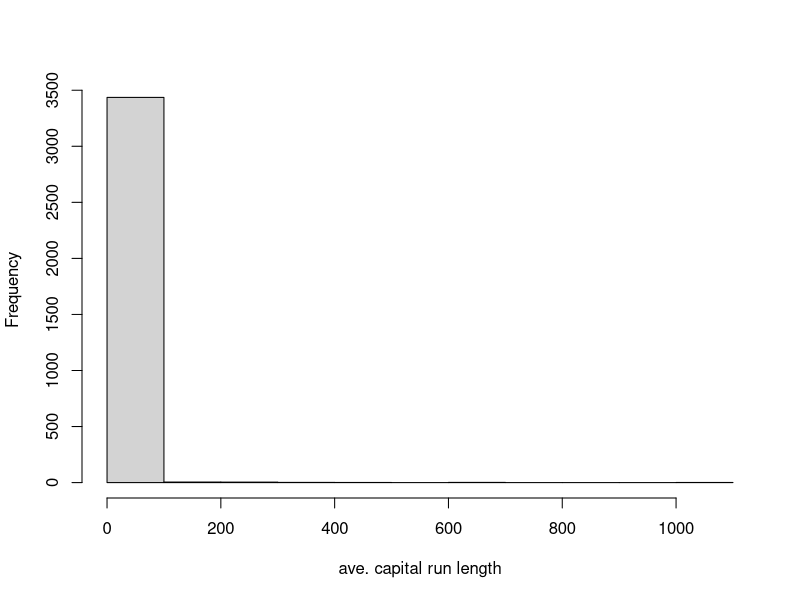
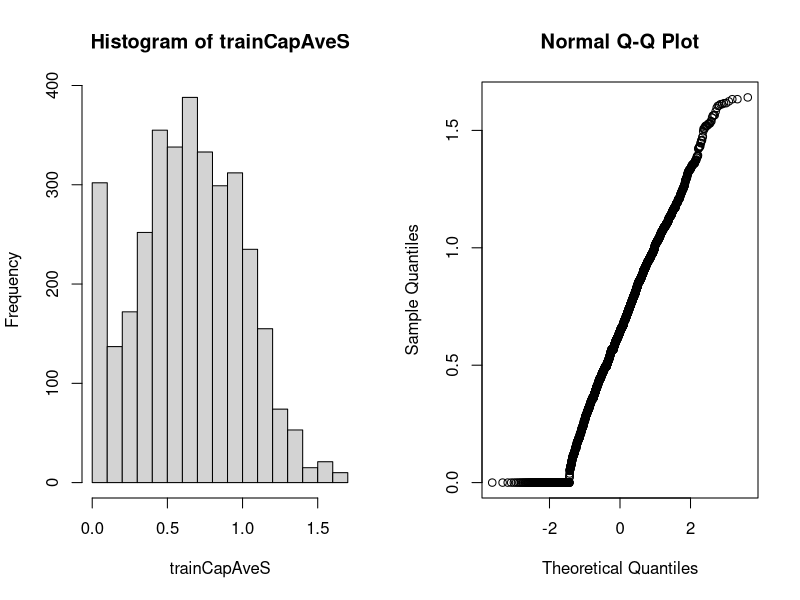

Source code (R) for these figures, in order:
# Coursera: Practical Machine learning
# Script from course commented by Alexander Buschle

rm(list = ls())

# Week 2 lecture 5 - Basic preprocessing  ####


# Why preprocess?


library(caret)
library(kernlab)
data(spam)

set.seed(1235)

inTrain <- createDataPartition(y = spam$type, p = 0.75, list = F)

training <- spam[inTrain, ]
testing <- spam[-inTrain, ]

# example for a very skewed variable
# most of the values are small, but there are outliers with huge values

hist(training$capitalAve, main = "", xlab = "ave. capital run length")

mean(training$capitalAve)
# [1] 5.074

sd(training$capitalAve)
# [1] 29.61







# Standardizing - training set

trainCapAve <- training$capitalAve

# typical standarization: take the value, subtract the mean and this result gets divided by its standard deviation
trainCapAveS <- (trainCapAve - mean(trainCapAve)) / sd(trainCapAve)

mean(trainCapAveS)
# [1] -1.206e-17    <- mean gets very close to 0

sd(trainCapAveS)
# [1] 1   <- standard deviation gets 1

# -> strong reduction of variability and standarize the variables





# Standardizing - test set
# WHEN YOU APPLY a standardization to a training set, you also have to do that for the test set!!!!
# BUT YOU HAVE TO use the values from the TRAINING SET for standadizing the TEST SET!!!!


testCapAve <- testing$capitalAve

# typical standarization: take the value, subtract the mean and this result gets divided by its standard deviation
testCapAveS <- (testCapAve - mean(trainCapAve)) / sd(trainCapAve)

mean(testCapAveS)
# [1] 0.01588    <- mean gets in the direction of 0, but most likley not too close

sd(testCapAveS)
# [1] 1.262     <- standard deviation gets close to 1, but most likley not too close




# Standardization - preProcessfunction

# column 58 is the one we care about ("type"), it is the one about spam or not spam
preObj <- preProcess(training[ , -58], method = c("center", "scale"))
# method = c("center", "scale"): does what we did in the example before: 
# take the value, subtract the mean and this result gets divided by its standard deviation

trainCapAveS <- predict(preObj, training[ , -58])$capitalAve
mean(trainCapAveS)

# [1] -1.206e-17    <- same value like in the example before

sd(trainCapAveS)

# [1] 1       <- same value like in the example before


# the preObj can also be applied on the test set directly

testCapAveS <- predict(preObj, testing[ , -58])$capitalAve
mean(testCapAveS)
# [1] 0.01588

sd(testCapAveS)
# [1] 1.262





# Standardization - preProcessargument
# you can directly tell the train function to use the preProcess argument and specifiy it

set.seed(32343)
modelFit <- train(type ~., data = training, preProcess = c("center", "scale"), method = "glm")
modelFit

# Generalized Linear Model 
# 
# 3451 samples
# 57 predictor
# 2 classes: 'nonspam', 'spam' 
# 
# Pre-processing: centered (57), scaled (57) 
# Resampling: Bootstrapped (25 reps) 
# Summary of sample sizes: 3451, 3451, 3451, 3451, 3451, 3451, ... 
# Resampling results:
#   
#   Accuracy  Kappa 
# 0.9203    0.8327




# Standardizing - Box-Cox transforms
# other kind of transformation

preObj <- preProcess(training[ , -58], method = c("BoxCox"))
# BoxCox takes continuous data and try to make them look like normal data
# they do that by estimating a specific set of parameters using maximum likelihood

trainCapAveS <- predict(preObj, training[ , -58])$capitalAve
par(mfrow = c(1,2))
hist(trainCapAveS)
qqnorm(trainCapAveS)


# at the original plot there was a huge bar at around 0






# Standardizing - Imputing data ("guess" NA values)

set.seed(13343)

# many algorithms have problems with missing values
# therefore we will introduce some, just to check how to handle this

# Make some values NA
training$capAve <- training$capitalAve
selectNA <- rbinom(dim(training)[1], size = 1, prob = 0.05) == 1
training$capAve[selectNA] <- NA


# Impute (anrechnen) and standardize
preObj <- preProcess(training[ , -58], method = "knnImpute")
# knnImpute: k nearest neightbours Imputation
# finds the k nearest neighbours, which look most like the missing value and puts the average value to the missing one

# install.packages("RANN")

capAve <- predict(preObj, training[ , -58])$capAve


# Standardize true value
capAveTruth <- training$capitalAve
capAveTruth <- (capAveTruth-mean(capAveTruth)) / sd(capAveTruth)



# Standardize - Imputing data

# all value (including imputed values) - true values
quantile(capAve - capAveTruth)

# 0%        25%        50%        75%       100% 
# -12.541920  -0.013119  -0.008136   0.002258   4.588768 

# around 50 % the difference is close to zero, here it worked well
# at 0 % and 100 % the differences are much larger, here it didn't work too well


# only imputed values - true values
quantile((capAve - capAveTruth)[selectNA])
# 0%        25%        50%        75%       100% 
# -12.541920  -0.017931  -0.005889   0.017628   1.178953 

# -> the value should be more variable


# only NOT imputed values - true values
quantile((capAve - capAveTruth)[!selectNA])

# 0%       25%       50%       75%      100% 
# -0.017023 -0.012991 -0.008192  0.001791  4.588768 

# the values should be closer to each other
